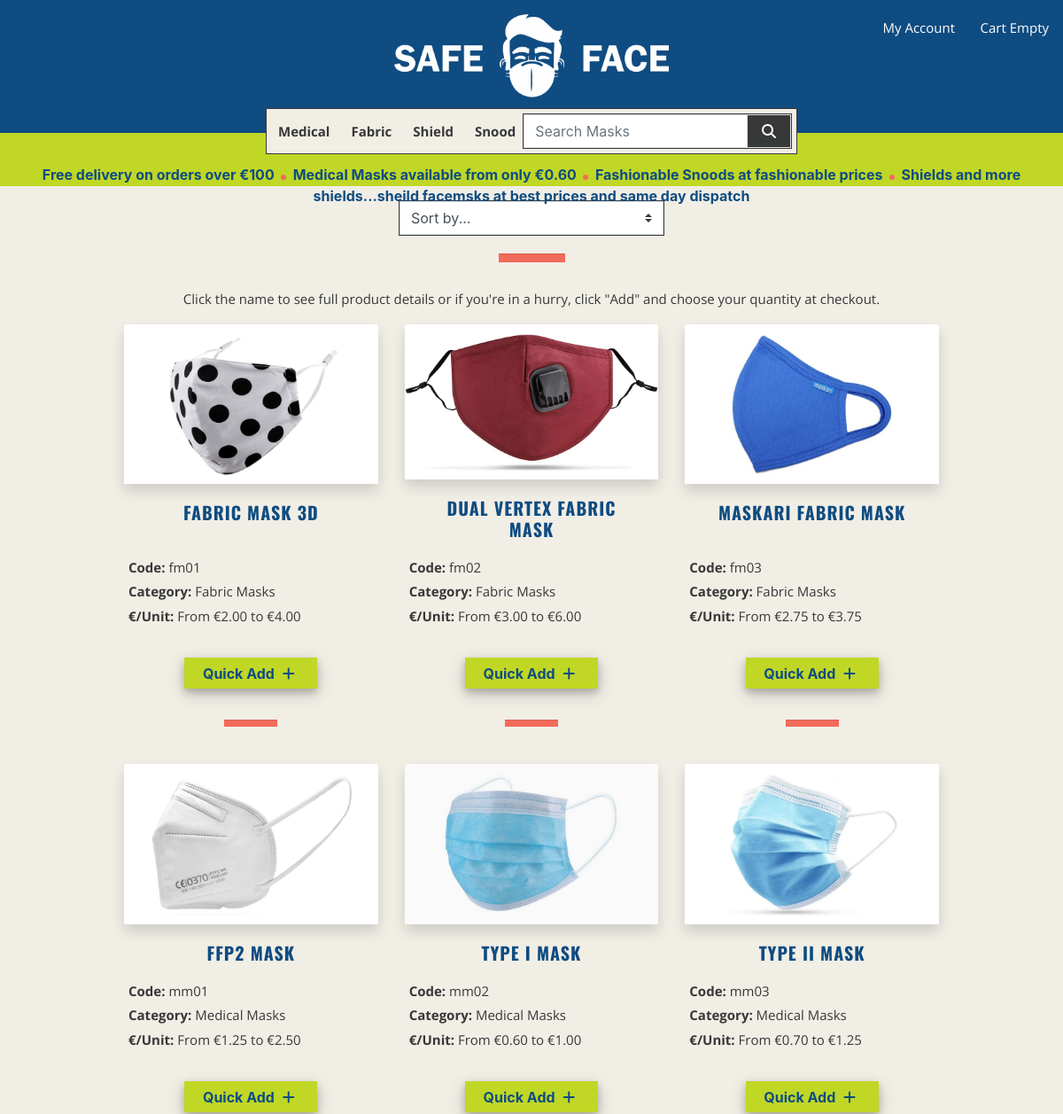
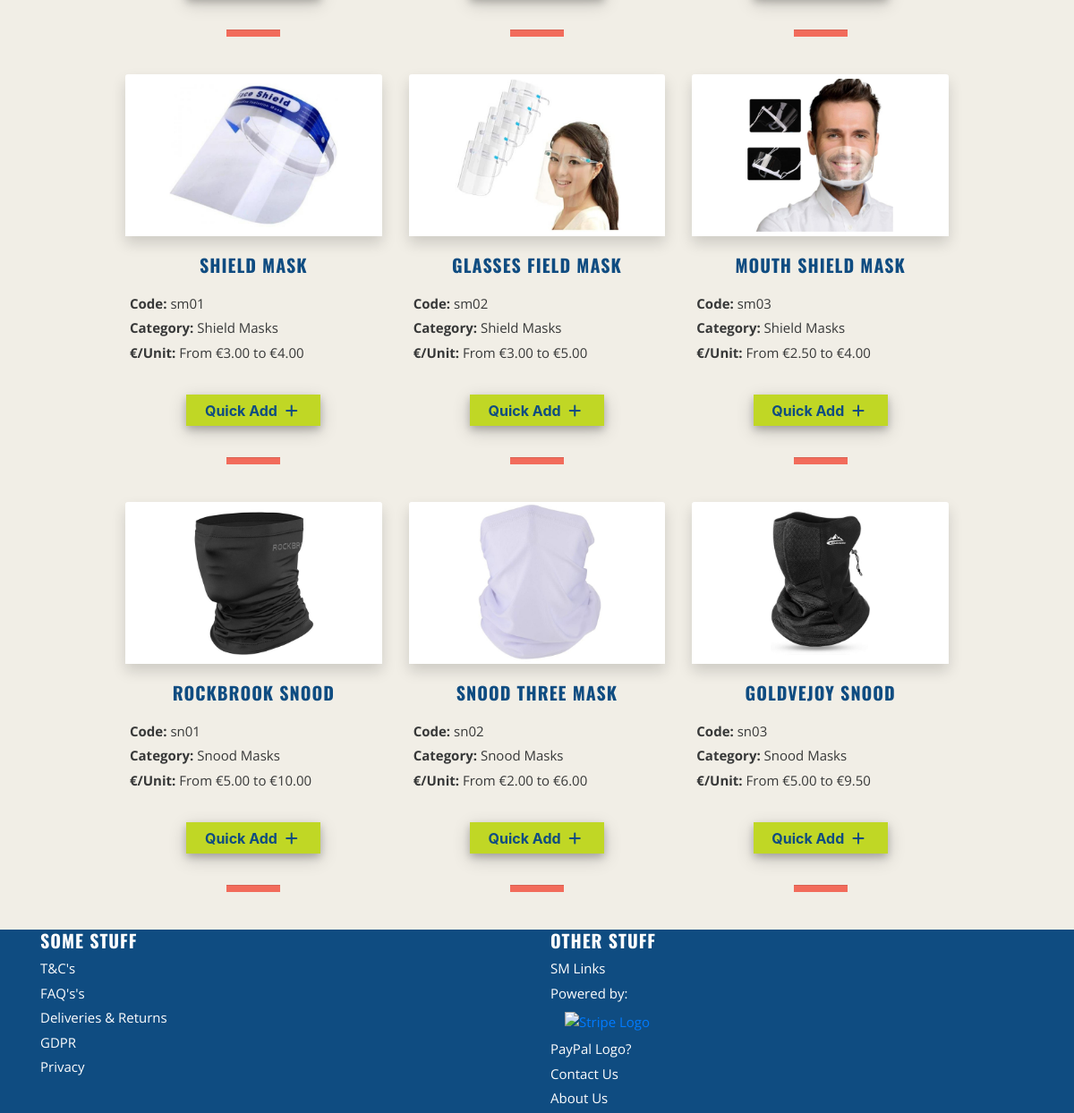
Screenshot of /products/ with the database file from the repository (2 pictures, top to bottom).
### products/models.py (models this page shows, shortened)
class Product(models.Model):
    category = models.ForeignKey('Category', null=True, blank=True, on_delete=models.SET_NULL)
    sku = models.CharField(max_length=254, null=True, blank=True)
    name = models.CharField(max_length=254)
    friendly_name = models.CharField(max_length=254, default=1)
    description = models.TextField()
    colours = models.BooleanField(default=False, null=True, blank=True)
    image1_url = models.URLField(max_length=1024, null=True, blank=True)
    image1 = models.ImageField(null=True, blank=True)
    image2_url = models.URLField(max_length=1024, null=True, blank=True)
    image2 = models.ImageField(null=True, blank=True)
    image3_url = models.URLField(max_length=1024, null=True, blank=True)
    image3 = models.ImageField(null=True, blank=True)
    certification = models.CharField(max_length=254, null=True, blank=True)
    standard = models.CharField(max_length=254, null=True, blank=True)
    dimensions = models.CharField(max_length=254, null=True, blank=True)
    material = models.CharField(max_length=254, null=True, blank=True)
    qty_1 = models.IntegerField(default=50)
    price_1 = models.DecimalField(max_digits=6, decimal_places=2, default=1)
    qty_2 = models.IntegerField(default=100)
    price_2 = models.DecimalField(max_digits=6, decimal_places=2, default=0.9)
    qty_3 = models.IntegerField(default=250)
    price_3 = models.DecimalField(max_digits=6, decimal_places=2, default=0.8)
    qty_4 = models.IntegerField(default=500)
    price_4 = models.DecimalField(max_digits=6, decimal_places=2, default=0.7)
    qty_5 = models.IntegerField(default=1000)
    price_5 = models.DecimalField(max_digits=6, decimal_places=2, default=0.6)

class Category(models.Model):
    class Meta:
        verbose_name_plural = 'Categories'
    name=models.CharField(max_length=254, null=True, blank=True)
    friendly_name = models.CharField(max_length=254, null=True, blank=True)

### products/views.py (the view, shortened to what this page needs)
# urls.py: path('', views.all_products, name='products'),
def all_products(request):
    products = Product.objects.all()
    query = None
    categories = None
    sort = None
    direction = None
    current_sorting = f'{sort}_{direction}'
    context = {
        'products': products,
        'search_term': query,
        'current_categories': categories,
        'current_sorting': current_sorting,
    }
    return render(request, 'products/products.html', context)

### products/templates/products/products.html (shortened to what this page needs)
{% extends "base.html" %}
{% load static %}
{% block content %}
    <div class="container">
        <div class="row">
            <div class="col">
                <div  id="sort-input" class="mt-3">
                    <div class="sort-select-wrapper">
                        <select id="sort-selector" class="custom-select rounded-0 border">
                            <option value="reset" {% if current_sorting == 'None_None' %}selected{% endif %}>Sort by...</option>
                        </select>
                    </div>
                </div>
                <hr class="h1-hr">
                <div class="row justify-content-center text-center">
                    <p>Click the name to see full product details or if you're in a hurry, click "Add" and choose your quantity at checkout.</p>
                </div>
            </div>
        </div>
        <div class="row">
            <div class="product-container col-10 offset-1">
                <div class="row">
                    {% for product in products %}
                        <div class="col=sm-12 col-md-6 col-lg-4">
                            <div class="card h-100 border-0 beige-bg">
                                <a href="{% url 'product_info' product.id %}">
                                    <img class="card-img-top img-fluid shadow" src="{{ product.image1.url }}" alt="{{ product.friendly_name }}">
                                    <div class="card-body text-center">
                                        <h5 class="mb-0">{{ product.friendly_name }}</h5>
                                    </div>
                                </a>
                                <div class="card-footer pt-0 border-0 text-left beige-bg">
                                    <div class="row">
                                        <div class="col">
                                            <div class="row">
                                                <p class=""><strong>Code:</strong> {{ product.sku }}</p>
                                            </div>
                                            <div class="row">
                                                <p class="">
                                                    <a class="black" href="{% url 'products' %}?category={{ product.category.name }}">
                                                        <strong>Category:</strong> {{ product.category.friendly_name }}
                                                    </a>
                                                </p>
                                            </div>
                                            <div class="row">
                                                <p class=""><strong>€/Unit:</strong> From €{{ product.price_5 }} to €{{ product.price_1 }}</p>
                                            </div>
                                            <div class="row justify-content-center">
                                                <form id="prod-info-input-form" class="form w-auto mx-auto" method="POST"
                                                      action="{% url 'add_to_cart' product.id %}" name="numberForm">
                                                    <div class="form-row">
                                                        <div class="mx-auto mt-3">
                                                            <button type="submit" class="btn-std btn rounded-0 mx-auto">
                                                                Quick Add
                                                                <span class="icon">
                                                                    <i class="fas fa-plus"></i>
                                                                </span>
                                                            </button>
                                                        </div>
                                                    </div>
                                                </form>
                                            </div>
                                        </div>
                                    </div>
                                    <hr class="h2-hr">
                                </div>
                            </div>
                        </div>
                    {% endfor %}
                </div>
            </div>
        </div>
    </div>
{% endblock %}

### templates/base.html (shortened to what this page needs)
{% load static %}
<!doctype html>
<html lang="en">
    <head>
        {% block core_css %}
            <link rel="stylesheet" href="https://cdn.jsdelivr.net/npm/bootstrap@4.6.0/dist/css/bootstrap.min.css">
            <link rel="stylesheet" href="{% static 'css/base.css' %}">
        {% endblock %}
    </head>
    <body>
        <header id="header" class="container-fluid sticky-top p-0">
            <div id="head-top" class="row navy-bg">
                <div id="head-login-cart" class="text-right">
                    <ul class="list-inline list-unstyled text-center text-lg-right my-1">
                        <li class="list-inline-item dropdown">
                            <a class="white nav-link p-0" href="#" id="user-options" data-toggle="dropdown" aria-haspopup="true" aria-expanded="false">
                                <div class="text-center">
                                    <p class="my-0 white">My Account</p>
                                </div>
                            </a>
                        </li>
                        <li class="list-inline-item">
                            <a class="{% if grand_total %}text-info font-weight-bold{% else %}white{% endif %} nav-link p-0 p-md-3" href="{% url 'view_cart' %}">
                                <div class="text-center">
                                    <p class="my-0 white">
                                        {% if net_total %}
                                            €{{ net_total|floatformat:2 }}
                                        {% else %}
                                            Cart Empty
                                        {% endif %}
                                    </p>
                                </div>
                            </a>
                        </li>
                    </ul>
                </div>
                <div id="head-log-div" class="col vertical-center text-center">
                    <a href="{% url 'home' %}" class="nav-link">
                        <img src="{{ MEDIA_URL }}core_media/safe_face_logo.png" id="head-logo" alt="Safe Face Logo"/>
                    </a>
                </div>
            </div>
            <div id="navbar" class="mx-auto p-0">
                <nav class="navbar navbar-expand-sm navbar-light justify-content-between">
                    <div class="collapse navbar-collapse" id="navbarSupportedContent">
                        <ul class="navbar-nav mx-auto">
                            <li class="cat list-inline-item">
                                <a class="nav-link" href="{% url 'products' %}?category=medical_masks" id="">
                                    <p class="my-0">Medical</p>
                                </a>
                            </li>
                            <li class="cat list-inline-item">
                                <a class="nav-link" href="{% url 'products' %}?category=fabric_masks" id="">
                                    <p class="my-0">Fabric</p>
                                </a>
                            </li>
                            <li class="cat list-inline-item">
                                <a class="nav-link" href="{% url 'products' %}?category=shield_masks" id="">
                                    <p class="my-0">Shield</p>
                                </a>
                            </li>
                            <li class="cat list-inline-item">
                                <a class="nav-link" href="{% url 'products' %}?category=snood_masks" id="">
                                    <p class="my-0">Snood</p>
                                </a>
                            </li>
                        </ul>
                    </div>
                    <div id="search_widget" class="">
                        <form method="GET" action="{% url 'products' %}" class="mx-auto">
                            <div id="search-input" class="input-group">
                                <input class="form-control border border-black rounded-0" type="text" name="q" placeholder="Search Masks">
                                <div class="input-group-append">
                                    <button class="form-control btn border border-black rounded-0" type="submit">
                                        <span class="icon">
                                            <i class="fas fa-search white"></i>
                                        </span>
                                    </button>
                                </div>
                            </div>
                        </form>
                    </div>
                </nav>
            </div>
            <div id="marketing_bar" class="text-center">
                <p><marquee class="news-scroll navy" behavior="scroll" direction="left" onmouseover="this.stop();" onmouseout="this.start();">
                    <a href="#"><strong>Free delivery on orders over €{{ free_delivery_threshold }}</strong></a> <span class="dot"></span>
                    <a href="{% url 'products' %}?category=medical_masks"><strong>Medical Masks available from only €0.60</strong></a> <span class="dot"></span>
                    <a href="{% url 'products' %}?category=snood_masks"><strong>Fashionable Snoods at fashionable prices</strong></a> <span class="dot"></span>
                    <a href="{% url 'products' %}?category=shield_masks"><strong>Shields and more shields...sheild facemsks at best prices and same day dispatch</strong></a>
                </marquee></p>
            </div>
        </header>
        <main>
            {% block content %}
            {% endblock %}
        </main>
        <footer>
            <div class="container">
                <div id="footer-div" class="row">
                    <div class="col-md-6 col-sm-12">
                        <h5 class="white">Some Stuff</h5>
                        <p class="white">T&C's</p>
                        <p class="white">FAQ's's</p>
                        <p class="white">Deliveries & Returns</p>
                        <p class="white">GDPR</p>
                        <p class="white">Privacy</p>
                    </div>
                    <div class="col-md-6 col-sm-12">
                        <h5 class="white">Other Stuff</h5>
                        <p class="white">SM Links</p>
                        <p class="white">Powered by:
                            <a href="www.stripe.com" class="nav-link float-right">
                                <img src="{{ MEDIA_URL }}core_media/stripe.png" style="width:50px;" alt="Stripe Logo"/>
                            </a>
                        </p>
                        <p class="white">PayPal Logo?</p>
                        <p class="white">Contact Us</p>
                        <p class="white">About Us</p>
                    </div>
                </div>
            </div>
        </footer>
    </body>
</html>

### static/css/base.css (style rules this page uses)
html, body, a { padding:0; margin:0; height: 100%; width: 100%; }
body { background-color: var(--beige); height: calc(100vh - 164px); }
main { min-height: 60vh; }
:root { --navy: #0F4c81; --red: #F26B5B; --black: #373838; --white: #fefefe; --beige: #F1EEE6; --trans-beige: #E6E6E6; --green: #C0D725; }
.navy a { color: var(--navy); }
.navy-bg { background-color: var(--navy); }
.black { color: var(--black); }
.white { color: var(--white); }
.beige-bg { background-color: var(--beige); }
h1, h2, h3, h4, h5 { color: var(--navy); font-family: 'Oswald'; text-transform: uppercase; font-weight: bold; letter-spacing: 1px; }
h5 { font-size: 20px; }
p { color: var(--black); font-family: 'Open Sans'; font-size: 15px; margin-bottom: 5px; }
#head-top { height: 150px; margin: 0; }
#head-logo { height: 100px; margin-top: 8px; }
#head-login-cart { position: absolute; top: 0; right: 0; z-index: 10000; }
#navbar { background-color: var(--beige); border: var(--black) solid 1px; position: absolute; left: 0; right: 0; width: 600px; top: 122px; z-index: 1000; padding: 5px; }
.navbar { padding: 5px; }
#navbar ul li { font-weight: bold; vertical-align: middle; }
#search_widget { border: var(--black) solid 1px; background-color: var(--black); }
#marketing_bar { background-color: var(--green); color: var(--navy); width: 100%; height: 60px; }
#marketing_bar p { height: 30px; position: relative; top: 30px; }
.news-scroll a { text-decoration: none }
.dot { height: 6px; width: 6px; margin-left: 3px; margin-right: 3px; margin-top: 2px !important; background-color: var(--red); border-radius: 50%; display: inline-block }
footer { bottom:0; left:0; width:100%; background-color: var(--navy); }
hr { background-color: var(--red); margin: 0 auto; }
.h1-hr { width: 75px; height: 9px; }
.h2-hr { width:60px; height: 7px; }
.h1-hr, .h2-hr, .h3-hr, .section-hr { margin-top: 20px; margin-bottom: 30px; }
.shadow, .btn-std { box-shadow: 0 4px 8px 0 rgba(0, 0, 0, 0.2), 0 6px 20px 0 rgba(0, 0, 0, 0.19); }
.icon { align-items: center; display: inline-flex; justify-content: center; height: 1.5rem; width: 1.5rem; }
.btn-std { width: 150px; height: 35px; background-color: var(--green); color: var(--navy); text-align: center; border: none; font-weight: bold; padding: 0; margin: 15px auto 15px auto; }
#sort-input { width: 25%; min-width: 300px; margin: 0 auto; border: solid 1px var(--black); }
#prod-info-input-form { max-width: 300px; }

### rows the page displays
Product: image1 (picture), friendly_name "FABRIC MASK 3D", sku "fm01", category.friendly_name "Fabric Masks", price_5 "2.00", price_1 "4.00"
Product: image1 (picture), friendly_name "DUAL VERTEX FABRIC MASK", sku "fm02", category.friendly_name "Fabric Masks", price_5 "3.00", price_1 "6.00"
Product: image1 (picture), friendly_name "MASKARI FABRIC MASK", sku "fm03", category.friendly_name "Fabric Masks", price_5 "2.75", price_1 "3.75"
Product: image1 (picture), friendly_name "FFP2 MASK", sku "mm01", category.friendly_name "Medical Masks", price_5 "1.25", price_1 "2.50"
Product: image1 (picture), friendly_name "TYPE I MASK", sku "mm02", category.friendly_name "Medical Masks", price_5 "0.60", price_1 "1.00"
Product: image1 (picture), friendly_name "TYPE II MASK", sku "mm03", category.friendly_name "Medical Masks", price_5 "0.70", price_1 "1.25"
Product: image1 (picture), friendly_name "SHIELD MASK", sku "sm01", category.friendly_name "Shield Masks", price_5 "3.00", price_1 "4.00"
Product: image1 (picture), friendly_name "GLASSES FIELD MASK", sku "sm02", category.friendly_name "Shield Masks", price_5 "3.00", price_1 "5.00"
Product: image1 (picture), friendly_name "MOUTH SHIELD MASK", sku "sm03", category.friendly_name "Shield Masks", price_5 "2.50", price_1 "4.00"
Product: image1 (picture), friendly_name "ROCKBROOK SNOOD", sku "sn01", category.friendly_name "Snood Masks", price_5 "5.00", price_1 "10.00"
Product: image1 (picture), friendly_name "SNOOD THREE MASK", sku "sn02", category.friendly_name "Snood Masks", price_5 "2.00", price_1 "6.00"
Product: image1 (picture), friendly_name "GOLDVEJOY SNOOD", sku "sn03", category.friendly_name "Snood Masks", price_5 "5.00", price_1 "9.50"

### other values shown
{{ free_delivery_threshold }} "100"
